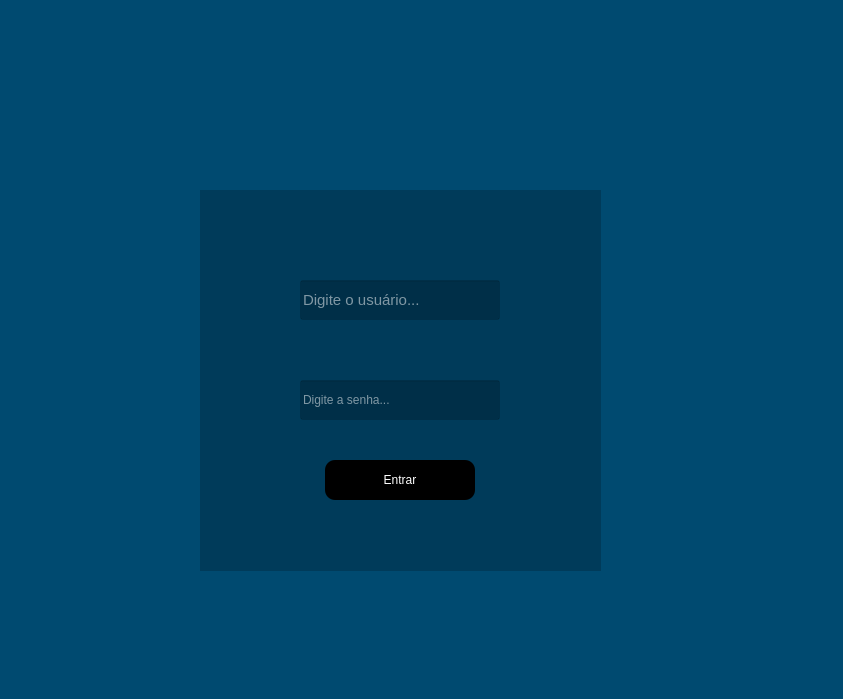
<?xml version="1.0" encoding="UTF-8"?>
<ui version="4.0">
 <class>Login</class>
 <widget class="QWidget" name="Login">
  <property name="geometry">
   <rect>
    <x>0</x>
    <y>0</y>
    <width>843</width>
    <height>699</height>
   </rect>
  </property>
  <property name="windowTitle">
   <string>Form</string>
  </property>
  <property name="styleSheet">
   <string notr="true">background-color: rgb(0, 74, 112);</string>
  </property>
  <widget class="QFrame" name="frame">
   <property name="geometry">
    <rect>
     <x>200</x>
     <y>190</y>
     <width>401</width>
     <height>381</height>
    </rect>
   </property>
   <property name="styleSheet">
    <string notr="true">background-color: rgba(0, 0, 0,0.2);</string>
   </property>
   <property name="frameShape">
    <enum>QFrame::NoFrame</enum>
   </property>
   <property name="frameShadow">
    <enum>QFrame::Raised</enum>
   </property>
   <widget class="QLineEdit" name="txtuser">
    <property name="geometry">
     <rect>
      <x>100</x>
      <y>90</y>
      <width>200</width>
      <height>40</height>
     </rect>
    </property>
    <property name="minimumSize">
     <size>
      <width>200</width>
      <height>40</height>
     </size>
    </property>
    <property name="maximumSize">
     <size>
      <width>200</width>
      <height>40</height>
     </size>
    </property>
    <property name="font">
     <font>
      <pointsize>11</pointsize>
     </font>
    </property>
    <property name="styleSheet">
     <string notr="true">color: rgb(255, 255, 255);</string>
    </property>
    <property name="alignment">
     <set>Qt::AlignJustify|Qt::AlignVCenter</set>
    </property>
    <property name="placeholderText">
     <string>Digite o usuário...</string>
    </property>
   </widget>
   <widget class="QLineEdit" name="txtpass">
    <property name="geometry">
     <rect>
      <x>100</x>
      <y>190</y>
      <width>200</width>
      <height>40</height>
     </rect>
    </property>
    <property name="minimumSize">
     <size>
      <width>200</width>
      <height>40</height>
     </size>
    </property>
    <property name="maximumSize">
     <size>
      <width>200</width>
      <height>40</height>
     </size>
    </property>
    <property name="styleSheet">
     <string notr="true">color: rgb(255, 255, 255);</string>
    </property>
    <property name="echoMode">
     <enum>QLineEdit::Password</enum>
    </property>
    <property name="alignment">
     <set>Qt::AlignJustify|Qt::AlignVCenter</set>
    </property>
    <property name="placeholderText">
     <string>Digite a senha...</string>
    </property>
   </widget>
   <widget class="QPushButton" name="btn_login">
    <property name="geometry">
     <rect>
      <x>125</x>
      <y>270</y>
      <width>150</width>
      <height>40</height>
     </rect>
    </property>
    <property name="minimumSize">
     <size>
      <width>150</width>
      <height>40</height>
     </size>
    </property>
    <property name="maximumSize">
     <size>
      <width>150</width>
      <height>40</height>
     </size>
    </property>
    <property name="cursor">
     <cursorShape>PointingHandCursor</cursorShape>
    </property>
    <property name="layoutDirection">
     <enum>Qt::LeftToRight</enum>
    </property>
    <property name="styleSheet">
     <string notr="true">QPushButton{
	
	background-color: rgb(0, 0, 0);
	
	color: rgb(255, 255, 255);
	border-radius:10px
}

QPushButton:hover{
	
	background-color: rgb(255, 255, 255);
	
	color: rgb(0, 0, 0);
}</string>
    </property>
    <property name="text">
     <string>Entrar</string>
    </property>
   </widget>
  </widget>
  <widget class="QLabel" name="label">
   <property name="geometry">
    <rect>
     <x>310</x>
     <y>80</y>
     <width>171</width>
     <height>131</height>
    </rect>
   </property>
   <property name="text">
    <string/>
   </property>
   <property name="pixmap">
    <pixmap>icon_title.png</pixmap>
   </property>
   <property name="scaledContents">
    <bool>true</bool>
   </property>
   <property name="alignment">
    <set>Qt::AlignCenter</set>
   </property>
  </widget>
  <zorder>label</zorder>
  <zorder>frame</zorder>
 </widget>
 <resources/>
 <connections/>
</ui>
